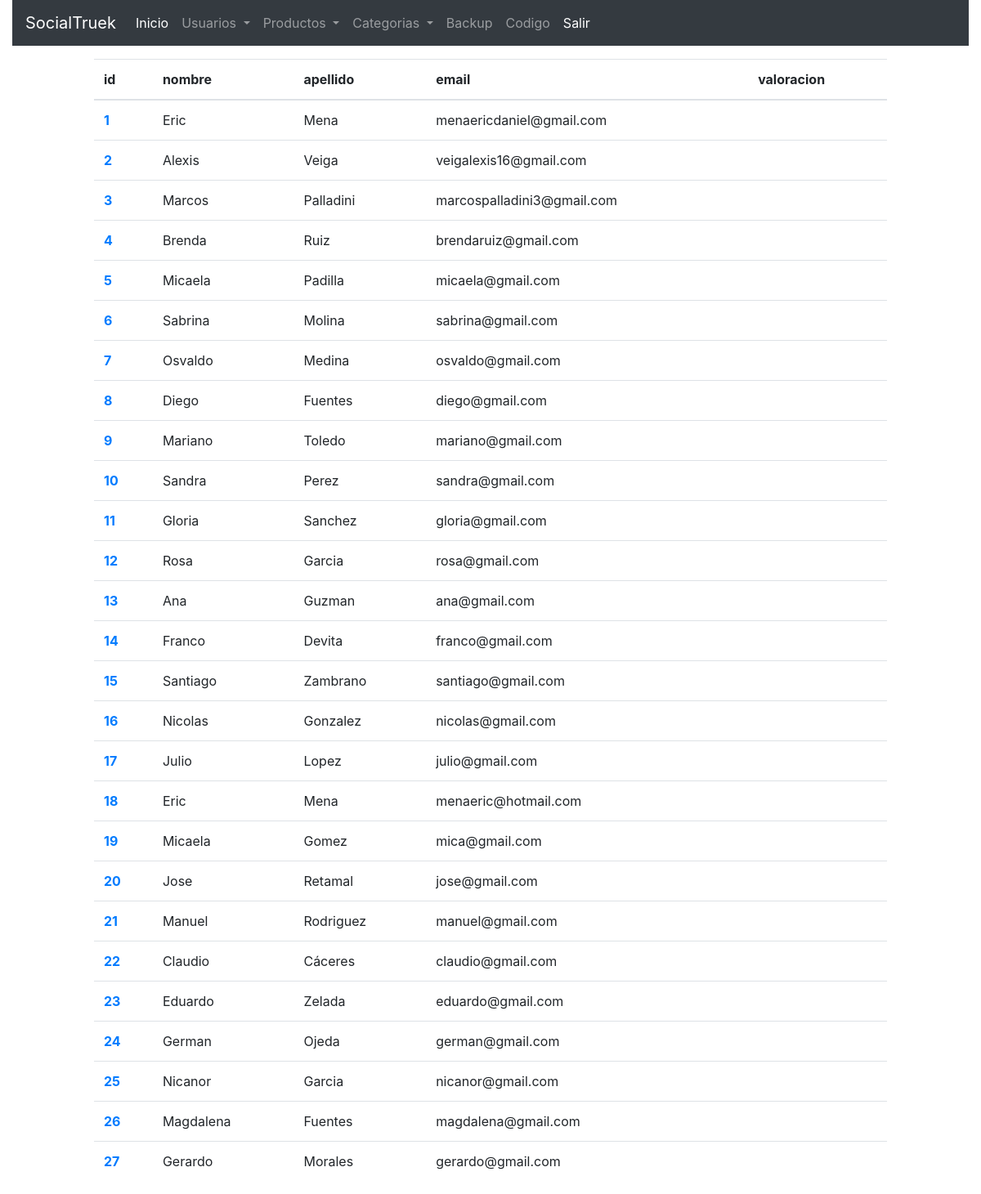
/adminUsuarios.php, run on an earlier commit of the app's database.
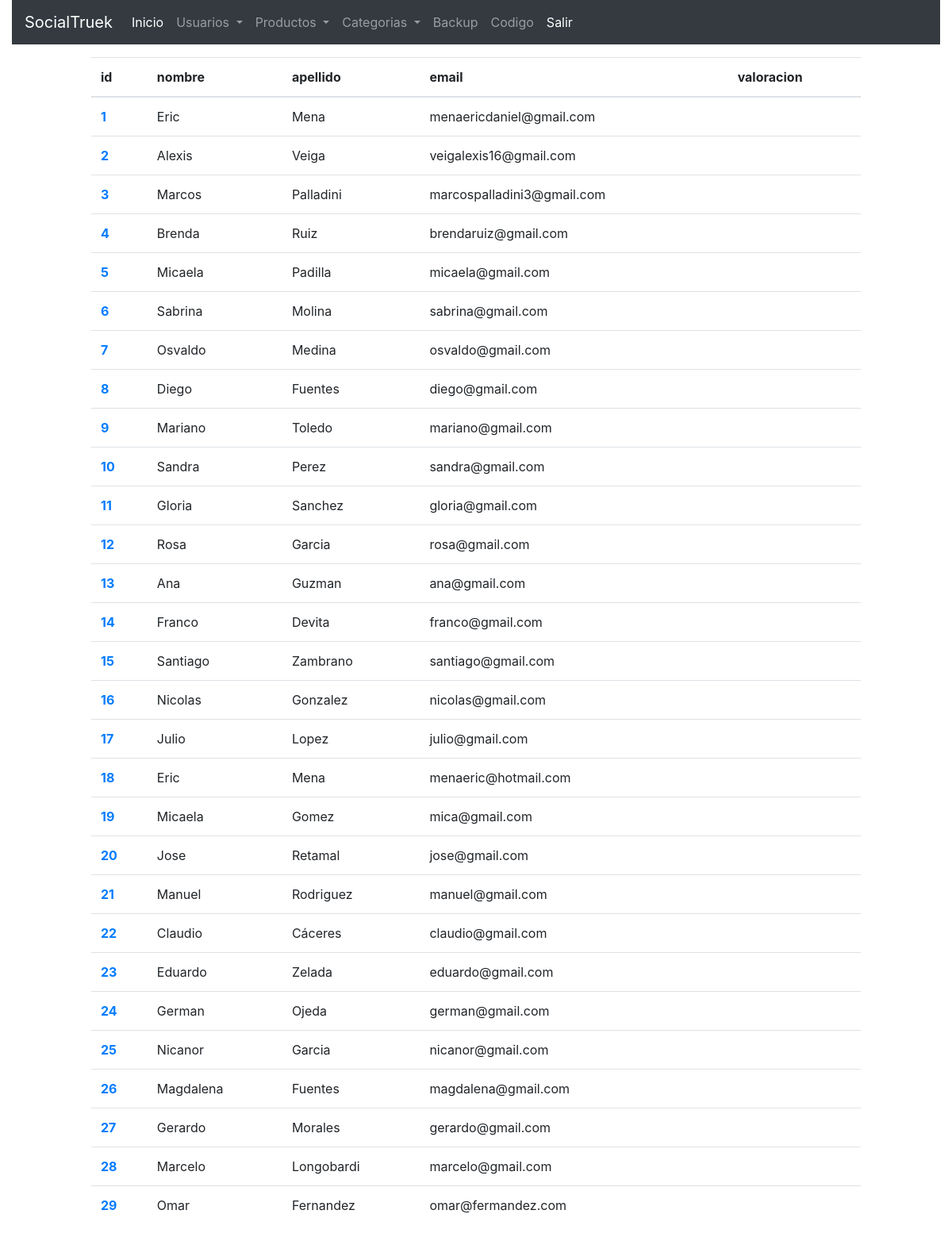
And on a later commit of the database.
### tables this page shows
CREATE TABLE `usuarios` (
  `id` int(11) NOT NULL AUTO_INCREMENT,
  `nombre` varchar(100) NOT NULL,
  `apellido` varchar(100) NOT NULL,
  `email` varchar(100) NOT NULL,
  `pass` varchar(512) NOT NULL,
  `fecha` date NOT NULL,
  `sexo` char(1) DEFAULT NULL,
  `avatar` varchar(512) DEFAULT NULL,
  `perfil` varchar(512) DEFAULT NULL,
  `val_user` decimal(1,1) DEFAULT NULL,
  `direccion` varchar(100) DEFAULT NULL,
  `telefono` int(10) DEFAULT NULL,
  `celular` int(10) DEFAULT NULL,
  PRIMARY KEY (`id`),
  UNIQUE KEY `email` (`email`)
);

### class/baseMySQL.php (called while the page is built, shortened)
<?php
class BaseMySQL extends BaseDatos{
    static public function verRegistros($pdo,$tabla){
      $sql = "SELECT * FROM $tabla";
      $query = $pdo->prepare($sql);
      $query->execute();
      $registros = $query->fetchAll(PDO::FETCH_ASSOC);
      return $registros;
    }
}
 ?>

### adminUsuarios.php (the view, shortened to what this page needs)
<?php
include("autoload.php");
 ?>
 <!DOCTYPE html>
 <html lang="es" dir="ltr">
   <head>
     <?php include("head.php")?>
   </head>
   <?php include("adminHeader.php") ?>
   <body class="">
   <div class="container mt-3 col-10">
     <?php
     $registros=BaseMySQL::verRegistros($pdo,'usuarios');
     ?>
     <table class="table table-
     light">
      <thead>
        <tr>
          <th scope="col">id</th>
          <th scope="col">nombre</th>
          <th scope="col">apellido</th>
          <th scope="col">email</th>
          <th scope="col">valoracion</th>
        </tr>
      </thead>
      <tbody>
      <?php foreach ($registros as $registro): ?>
      <tr>
        <th scope="row"><a href="adminUsuarios.php?id=<?=$registro["id"]?>"><?=$registro["id"]?></a></th>
        <td><?=$registro["nombre"]?></td>
        <td><?=$registro["apellido"]?></td>
        <td><?=$registro["email"]?></td>
        <td><?=$registro["val_user"]?></td>
      </tr>
    <?php endforeach; ?>
    </tbody>
   </table>
   </div>
   </body>
 </html>

### head.php (shortened to what this page needs)
<link rel="stylesheet" href="css/bootstrap.css">
<link rel="stylesheet" href="css/sweetalert2.css">
<link rel="stylesheet" href="css/all.css" >

### adminHeader.php (shortened to what this page needs)
 <header>
   <div class="container-fluid">
 <nav class="navbar navbar-expand-lg navbar-dark bg-dark">
   <a class="navbar-brand" href="admin.php">SocialTruek</a>
   <div class="collapse navbar-collapse" id="navbarNavDropdown">
     <ul class="navbar-nav">
       <li class="nav-item active">
         <a class="nav-link" href="admin.php">Inicio <span class="sr-only">(current)</span></a>
       </li>
       <li class="nav-item dropdown">
         <a class="nav-link dropdown-toggle" href="#" id="navbarDropdownMenuLink" role="button" data-toggle="dropdown" aria-haspopup="true" aria-expanded="false">
           Usuarios
         </a>
       </li>
       <li class="nav-item dropdown">
         <a class="nav-link dropdown-toggle" href="#" id="navbarDropdownMenuLink" role="button" data-toggle="dropdown" aria-haspopup="true" aria-expanded="false">
           Productos
         </a>
       </li>
       <li class="nav-item dropdown">
         <a class="nav-link dropdown-toggle" href="#" id="navbarDropdownMenuLink" role="button" data-toggle="dropdown" aria-haspopup="true" aria-expanded="false">
           Categorias
         </a>
       </li>
       <li class="nav-item dropdown">
         <a class="nav-link" href="json.php">Backup <span class="sr-only">(current)</span></a>
       </li>
       <li class="nav-item dropdown">
         <a class="nav-link" href="adminCodigo.php">Codigo <span class="sr-only">(current)</span></a>
       </li>
       <li class="nav-item dropdown active">
         <a class="nav-link" href="adminAccess.php?cerrar=1">Salir <span class="sr-only">(current)</span></a>
       </li>
     </ul>
   </div>
 </nav>
</div>
</header>

What changed in the data, as far as the page shows it:
added usuarios: id "28", nombre "Marcelo", apellido "Longobardi", email "marcelo@gmail.com"
added usuarios: id "29", nombre "Omar", apellido "Fernandez", email "omar@fermandez.com"
